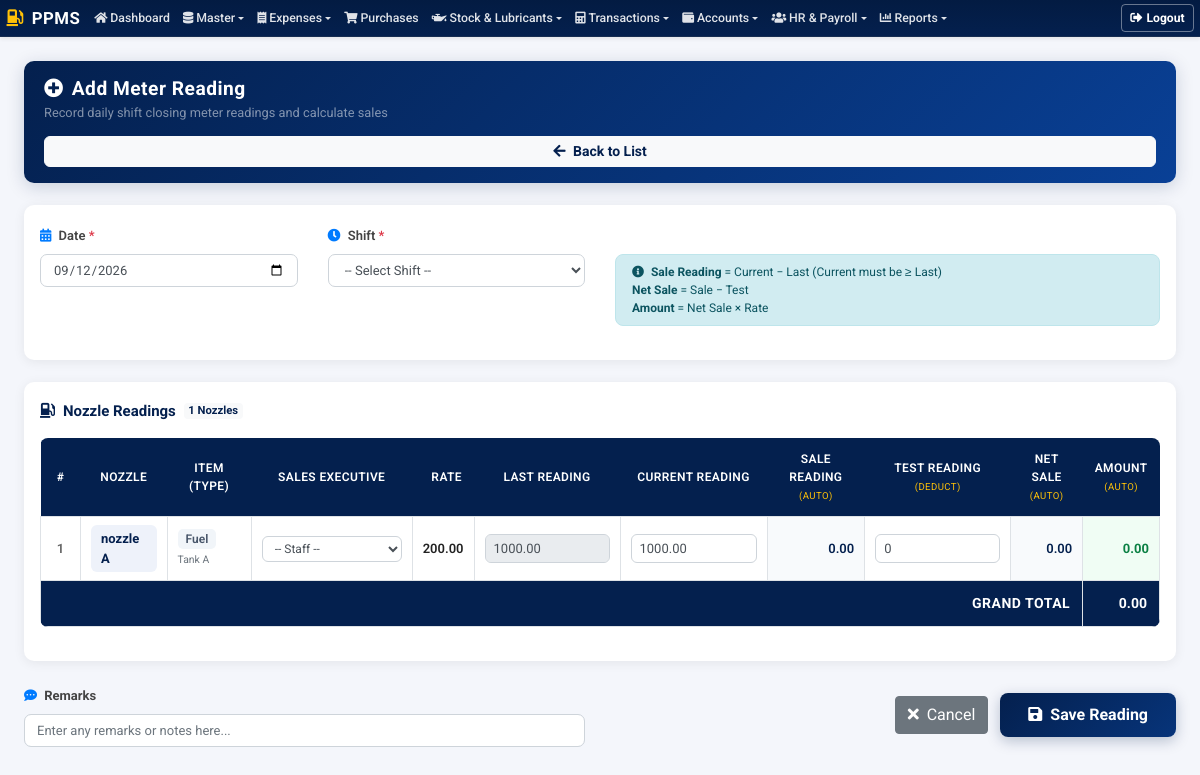
/meter-readings/add-meter-reading.php (signed in), run on the app's committed database.
### tables this page shows
CREATE TABLE `tbl_nozzles` (
  `id` int(11) NOT NULL,
  `name` varchar(128) NOT NULL,
  `tank_id` int(11) NOT NULL,
  `item_id` int(11) NOT NULL,
  `start_reading` decimal(12,2) NOT NULL DEFAULT 0.00,
  `status` enum('Active','Inactive') NOT NULL DEFAULT 'Active',
  `created_at` timestamp NOT NULL DEFAULT current_timestamp(),
  `updated_at` timestamp NOT NULL DEFAULT current_timestamp() ON UPDATE current_timestamp(),
  `deleted_at` datetime DEFAULT NULL
);

CREATE TABLE `tbl_items` (
  `id` int(11) NOT NULL,
  `name` varchar(128) NOT NULL,
  `cash_rate` decimal(10,2) NOT NULL DEFAULT 0.00,
  `credit_rate` decimal(10,2) NOT NULL DEFAULT 0.00,
  `purchase_rate` decimal(10,2) NOT NULL DEFAULT 0.00,
  `unit` varchar(32) NOT NULL DEFAULT 'Ltr',
  `created_at` timestamp NOT NULL DEFAULT current_timestamp(),
  `updated_at` timestamp NOT NULL DEFAULT current_timestamp() ON UPDATE current_timestamp(),
  `deleted_at` datetime DEFAULT NULL
);

CREATE TABLE `tbl_tanks` (
  `id` int(11) NOT NULL,
  `tank_name` varchar(128) NOT NULL,
  `item_id` int(11) NOT NULL,
  `storage_capacity` decimal(12,2) NOT NULL,
  `created_at` timestamp NOT NULL DEFAULT current_timestamp(),
  `updated_at` timestamp NOT NULL DEFAULT current_timestamp() ON UPDATE current_timestamp(),
  `deleted_at` datetime DEFAULT NULL
);

### meter-readings/add-meter-reading.php (the view, shortened to what this page needs)
<?php
require '../include/permissions.php';
$nozzles_sql = "SELECT n.id, n.name AS nozzle_name, n.start_reading, i.name AS item_name, i.cash_rate AS price, i.credit_rate, t.tank_name
                FROM tbl_nozzles n
                LEFT JOIN tbl_items i ON n.item_id = i.id
                LEFT JOIN tbl_tanks t ON n.tank_id = t.id
                WHERE n.status = 'Active' AND (n.deleted_at IS NULL OR n.deleted_at = '0000-00-00 00:00:00')
                ORDER BY n.id ASC";
$nozzles_result = mysqli_query($connection, $nozzles_sql);
$nozzles = [];
while ($row = mysqli_fetch_assoc($nozzles_result)) { $nozzles[] = $row; }
?>
<!DOCTYPE html>
<html lang="en">
<head>
    <link rel="stylesheet" href="https://stackpath.bootstrapcdn.com/bootstrap/4.3.1/css/bootstrap.min.css">
    <link rel="stylesheet" href="https://cdnjs.cloudflare.com/ajax/libs/font-awesome/5.11.2/css/all.min.css">
    <link rel="stylesheet" href="../include/style.css?v=1.0.1">
</head>
<body>
<?php include('../include/navbar.php');?>
<main class="main">
    <div class="container-fluid pt-4 pb-5 px-4">
        <div class="page-header">
            <div>
                <h4><i class="fas fa-plus-circle mr-2"></i>Add Meter Reading</h4>
                <small class="text-white-50">Record daily shift closing meter readings and calculate sales</small>
            </div>
            <a href="meter-reading-list.php" class="btn btn-sm btn-light font-weight-bold" style="border-radius:6px; color:#04204e;">
                <i class="fas fa-arrow-left mr-1"></i> Back to List
            </a>
        </div>
        <form action="add-meter-reading.php" method="POST" id="meterForm">
            <div class="header-card">
                <div class="row">
                    <div class="col-md-3">
                        <div class="form-group">
                            <label><i class="fas fa-calendar-alt mr-1 text-primary"></i> Date <span class="text-danger">*</span></label>
                            <input type="date" name="date" class="form-control" value="<?php echo date('Y-m-d'); ?>" required>
                        </div>
                    </div>
                    <div class="col-md-3">
                        <div class="form-group">
                            <label><i class="fas fa-clock mr-1 text-primary"></i> Shift <span class="text-danger">*</span></label>
                            <select name="shift_id" class="form-control" required>
                                <option value="">-- Select Shift --</option>
                            </select>
                        </div>
                    </div>
                    <div class="col-md-6 d-flex align-items-center">
                        <div class="form-group w-100">
                            <label>&nbsp;</label>
                            <div class="alert alert-info mb-0 py-2 px-3" style="font-size:12px; border-radius:8px;">
                                <i class="fas fa-info-circle mr-1"></i>
                                <strong>Sale Reading</strong> = Current − Last (Current must be ≥ Last)<br>
                                <strong>Net Sale</strong> = Sale − Test<br>
                                <strong>Amount</strong> = Net Sale × Rate
                            </div>
                        </div>
                    </div>
                </div>
            </div>
            <div class="table-card">
                <div class="table-card-title">
                    <i class="fas fa-gas-pump mr-2"></i>Nozzle Readings
                    <span class="badge badge-light ml-2" style="color: var(--primary-color);"><?php echo count($nozzles); ?> Nozzles</span>
                </div>
                <div class="table-responsive">
                    <table class="table table-bordered reading-table mb-0" id="readingTable">
                        <thead>
                            <tr>
                                <th style="width:40px;">#</th>
                                <th>Nozzle</th>
                                <th>Item (Type)</th>
                                <th>Sales Executive</th>
                                <th style="text-align:right;">Rate</th>
                                <th>Last Reading</th>
                                <th>Current Reading</th>
                                <th>
                                    Sale Reading
                                    <br><small style="color:#ffc107;font-weight:400;">(Auto)</small>
                                </th>
                                <th>
                                    Test Reading
                                    <br><small style="color:#ffc107;font-weight:400;">(Deduct)</small>
                                </th>
                                <th>
                                    Net Sale
                                    <br><small style="color:#ffc107;font-weight:400;">(Auto)</small>
                                </th>
                                <th>
                                    Amount
                                    <br><small style="color:#ffc107;font-weight:400;">(Auto)</small>
                                </th>
                            </tr>
                        </thead>
                        <tbody>
                        <?php foreach ($nozzles as $i => $nozzle):
                            $itemName = $nozzle['item_name'] ?? 'N/A';
                            $itemLower = strtolower($itemName);
                            if (strpos($itemLower,'petrol') !== false) {
                                $itemClass = 'badge-petrol';
                            } elseif (strpos($itemLower,'diesel') !== false) {
                                $itemClass = 'badge-diesel';
                            } else {
                                $itemClass = 'badge-item';
                            }
                        ?>
                            <tr id="row_<?php echo $i; ?>">
                                <td style="text-align:center;font-weight:600;color:#666;"><?php echo $i+1; ?></td>
                                <td>
                                    <span class="nozzle-badge"><?php echo htmlspecialchars($nozzle['nozzle_name']); ?></span>
                                </td>
                                <td>
                                    <span class="<?php echo $itemClass; ?>"><?php echo htmlspecialchars($itemName); ?></span>
                                    <br><small class="text-muted"><?php echo htmlspecialchars($nozzle['tank_name'] ?? ''); ?></small>
                                </td>
                                <td>
                                    <select name="row_staff_id[]" class="form-control" style="width:140px;font-size:12px;">
                                        <option value="0">-- Staff --</option>
                                    </select>
                                </td>
                                <td class="rate-field">
                                    <?php echo number_format($nozzle['price'], 2); ?>
                                </td>
                                <td>
                                    <input type="number" step="0.01" min="0"
                                           name="last_reading[]"
                                           id="last_<?php echo $i; ?>"
                                           class="form-control last_reading"
                                           value="<?php echo htmlspecialchars($nozzle['start_reading']); ?>"
                                           readonly style="background-color: #e9ecef; cursor: not-allowed;"
                                           oninput="calculate(<?php echo $i; ?>)">
                                </td>
                                <td>
                                    <input type="number" step="0.01" min="0"
                                           name="current_reading[]"
                                           id="curr_<?php echo $i; ?>"
                                           class="form-control current_reading"
                                           value="<?php echo htmlspecialchars($nozzle['start_reading']); ?>"
                                           oninput="calculate(<?php echo $i; ?>)">
                                </td>
                                <td class="calc-field" id="sale_<?php echo $i; ?>">0.00</td>
                                <td>
                                    <input type="number" step="0.01" min="0"
                                           name="test_reading[]"
                                           id="test_<?php echo $i; ?>"
                                           class="form-control test_reading"
                                           value="0"
                                           oninput="calculate(<?php echo $i; ?>)">
                                </td>
                                <td class="calc-field" id="netsale_<?php echo $i; ?>">0.00</td>
                                <td class="amount-field" id="amount_<?php echo $i; ?>">0.00</td>
                            </tr>
                        <?php endforeach; ?>
                        </tbody>
                        <tfoot>
                            <tr class="grand-total-row">
                                <td colspan="10" class="grand-total-label">
                                    <i class="fas fa-sigma mr-2"></i>GRAND TOTAL
                                </td>
                                <td class="grand-total-value" id="grand_total_display">0.00</td>
                            </tr>
                        </tfoot>
                    </table>
                </div>
            </div>
            <div class="row align-items-center mb-4 mt-3">
                <div class="col-md-6">
                    <div class="form-group mb-0">
                        <label class="font-weight-bold" style="font-size:13px; color:#444;"><i class="fas fa-comment-dots mr-1 text-primary"></i> Remarks</label>
                        <input type="text" name="remarks" class="form-control" placeholder="Enter any remarks or notes here..." style="border-radius:7px; font-size:13px;">
                    </div>
                </div>
                <div class="col-md-6 text-right">
                    <a href="meter-reading-list.php" class="btn btn-secondary mr-2">
                        <i class="fas fa-times mr-1"></i> Cancel
                    </a>
                    <button type="submit" name="submit" id="btnSaveMeterReading" class="btn-save btn">
                        <i class="fas fa-save mr-1"></i> Save Reading
                    </button>
                </div>
            </div>
        </form>
    </div>
</main>
</body>
</html>

### include/style.css (style rules this page uses)
:root { --primary-color: #04204e; --primary-hover: #07347a; --primary-light: #e6f0fa; --primary-gradient: linear-gradient(135deg, var(--primary-color) 0%, #07347a 100%); --gradient-header: linear-gradient(135deg, var(--primary-color) 0%, #094096 100%); --navy-glass: rgba(4, 32, 78, 0.96); }
body { font-family: 'Roboto', sans-serif; background-color: #f4f6fb; color: #212529; overflow-x: hidden; }
@media (max-width: 1240px) { .page-header { padding: 16px 20px !important; flex-direction: column !important; align-items: flex-start !important; gap: 12px; } }
@media (max-width: 1240px) { .page-header h4, .page-header h2 { font-size: 1.2rem !important; } }
@media (max-width: 1240px) { .page-header .btn { width: 100%; text-align: center; } }
@media (max-width: 1240px) { .table-responsive { -webkit-overflow-scrolling: touch; border-radius: 8px; margin-bottom: 1rem; width: 100%; overflow-x: auto; } }
@media (max-width: 1240px) { .card-custom, .card-body, .header-card, .table-card { padding: 18px 16px !important; } }
table thead th, .table thead th { background-color: #04204e !important; color: #ffffff !important; border-color: #04204e !important; vertical-align: middle !important; }

### meter-readings/add-meter-reading.php (style rules this page uses)
body { background: #f4f6fb; font-family: 'Roboto', sans-serif; }
.page-header { background: var(--gradient-header); color: #fff; padding: 18px 28px; border-radius: 10px; margin-bottom: 22px; display: flex; align-items: center; justify-content: space-between; box-shadow: 0 4px 18px rgba(4,32,78,0.18); }
.page-header h4 { margin: 0; font-weight: 700; font-size: 1.3rem; letter-spacing: .5px; }
.header-card { background: #fff; border-radius: 10px; box-shadow: 0 2px 12px rgba(0,0,0,0.07); padding: 22px 24px 10px; margin-bottom: 22px; }
.header-card label { font-weight: 600; font-size: 13px; color: #444; }
.header-card .form-control { border-radius: 7px; font-size: 13px; }
.table-card { background: #fff; border-radius: 10px; box-shadow: 0 2px 12px rgba(0,0,0,0.07); padding: 20px 24px; margin-bottom: 22px; }
.table-card-title { font-size: 15px; font-weight: 700; color: #04204e; margin-bottom: 16px; display: flex; align-items: center; }
.reading-table thead th { background: #04204e; color: #fff; font-size: 12px; font-weight: 600; text-transform: uppercase; letter-spacing: 0.4px; border: none; vertical-align: middle; text-align: center; }
.reading-table tbody td { vertical-align: middle; font-size: 13px; padding: 8px 10px; }
.reading-table .form-control { border-radius: 6px; font-size: 13px; padding: 4px 8px; height: auto; }
.nozzle-badge { background: #eef2fa; color: #04204e; font-weight: 700; font-size: 13px; padding: 4px 10px; border-radius: 6px; display: inline-block; }
.badge-item { background: #f1f5f9; color: #475569; font-weight: 600; font-size: 12px; padding: 3px 8px; border-radius: 5px; }
.rate-field { text-align: right; font-weight: 600; color: #222; }
.calc-field { text-align: right; font-weight: 600; color: #04204e; background: #f8fafc; }
.amount-field { text-align: right; font-weight: 700; color: #0b8043; background: #f0fdf4; }
.grand-total-row td { background: #04204e !important; color: #fff !important; font-weight: 700; font-size: 14px; }
.grand-total-label { text-align: right; letter-spacing: 0.5px; }
.grand-total-value { text-align: right; font-size: 16px; color: #4ade80 !important; }
.btn-save { background: var(--primary-gradient); color: #fff; font-weight: 700; padding: 10px 28px; border-radius: 8px; border: none; box-shadow: 0 4px 14px rgba(4,32,78,0.25); transition: all 0.2s; }

### data on the page
tbl_nozzles: name "nozzle A", item.name "Fuel", tank.tank_name "Tank A", item.cash_rate "200.00", start_reading "1000.00", value "0"

### other printed values
count($nozzles) "1"
